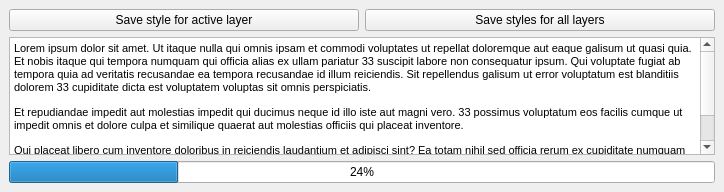
<?xml version="1.0" encoding="UTF-8"?>
<ui version="4.0">
 <class>QuickGeopackageStyleSaverDockWidgetBase</class>
 <widget class="QDockWidget" name="QuickGeopackageStyleSaverDockWidgetBase">
  <property name="geometry">
   <rect>
    <x>0</x>
    <y>0</y>
    <width>724</width>
    <height>192</height>
   </rect>
  </property>
  <property name="windowTitle">
   <string>Quick geopackage style saver</string>
  </property>
  <widget class="QWidget" name="dockWidgetContents">
   <layout class="QGridLayout" name="gridLayout">
    <item row="0" column="0">
     <layout class="QVBoxLayout" name="verticalLayout">
      <item>
       <layout class="QHBoxLayout" name="horizontalLayout">
        <item>
         <widget class="QPushButton" name="pbActive">
          <property name="text">
           <string>Save style for active layer</string>
          </property>
         </widget>
        </item>
        <item>
         <widget class="QPushButton" name="pbAll">
          <property name="text">
           <string>Save styles for all layers</string>
          </property>
         </widget>
        </item>
       </layout>
      </item>
      <item>
       <widget class="QTextBrowser" name="textBrowser">
        <property name="readOnly">
         <bool>false</bool>
        </property>
        <property name="html">
         <string>&lt;!DOCTYPE HTML PUBLIC &quot;-//W3C//DTD HTML 4.0//EN&quot; &quot;http://www.w3.org/TR/REC-html40/strict.dtd&quot;&gt;
&lt;html&gt;&lt;head&gt;&lt;meta name=&quot;qrichtext&quot; content=&quot;1&quot; /&gt;&lt;style type=&quot;text/css&quot;&gt;
p, li { white-space: pre-wrap; }
&lt;/style&gt;&lt;/head&gt;&lt;body style=&quot; font-family:'MS Shell Dlg 2'; font-size:8.25pt; font-weight:400; font-style:normal;&quot;&gt;
&lt;p style=&quot; margin-top:12px; margin-bottom:12px; margin-left:0px; margin-right:0px; -qt-block-indent:0; text-indent:0px;&quot;&gt;&lt;span style=&quot; font-size:8pt;&quot;&gt;Lorem ipsum dolor sit amet. Ut itaque nulla qui omnis ipsam et commodi voluptates ut repellat doloremque aut eaque galisum ut quasi quia. Et nobis itaque qui tempora numquam qui officia alias ex ullam pariatur 33 suscipit labore non consequatur ipsum. Qui voluptate fugiat ab tempora quia ad veritatis recusandae ea tempora recusandae id illum reiciendis. Sit repellendus galisum ut error voluptatum est blanditiis dolorem 33 cupiditate dicta est voluptatem voluptas sit omnis perspiciatis. &lt;/span&gt;&lt;/p&gt;
&lt;p style=&quot; margin-top:12px; margin-bottom:12px; margin-left:0px; margin-right:0px; -qt-block-indent:0; text-indent:0px;&quot;&gt;&lt;span style=&quot; font-size:8pt;&quot;&gt;Et repudiandae impedit aut molestias impedit qui ducimus neque id illo iste aut magni vero. 33 possimus voluptatum eos facilis cumque ut impedit omnis et dolore culpa et similique quaerat aut molestias officiis qui placeat inventore. &lt;/span&gt;&lt;/p&gt;
&lt;p style=&quot; margin-top:12px; margin-bottom:12px; margin-left:0px; margin-right:0px; -qt-block-indent:0; text-indent:0px;&quot;&gt;&lt;span style=&quot; font-size:8pt;&quot;&gt;Qui placeat libero cum inventore doloribus in reiciendis laudantium et adipisci sint? Ea totam nihil sed officia rerum ex cupiditate numquam aut veniam eveniet est cumque sequi ea velit praesentium in neque velit. Et voluptatem sunt et suscipit officia et galisum neque qui veritatis aperiam est nulla cumque aut delectus aperiam sit quaerat nihil. Est voluptas placeat est sunt quae ea voluptatibus laudantium est totam saepe est Quis doloremque et dicta voluptates 33 iste dolor. &lt;/span&gt;&lt;/p&gt;&lt;/body&gt;&lt;/html&gt;</string>
        </property>
       </widget>
      </item>
      <item>
       <widget class="QProgressBar" name="progressBar">
        <property name="value">
         <number>24</number>
        </property>
       </widget>
      </item>
     </layout>
    </item>
   </layout>
  </widget>
 </widget>
 <resources/>
 <connections/>
</ui>
